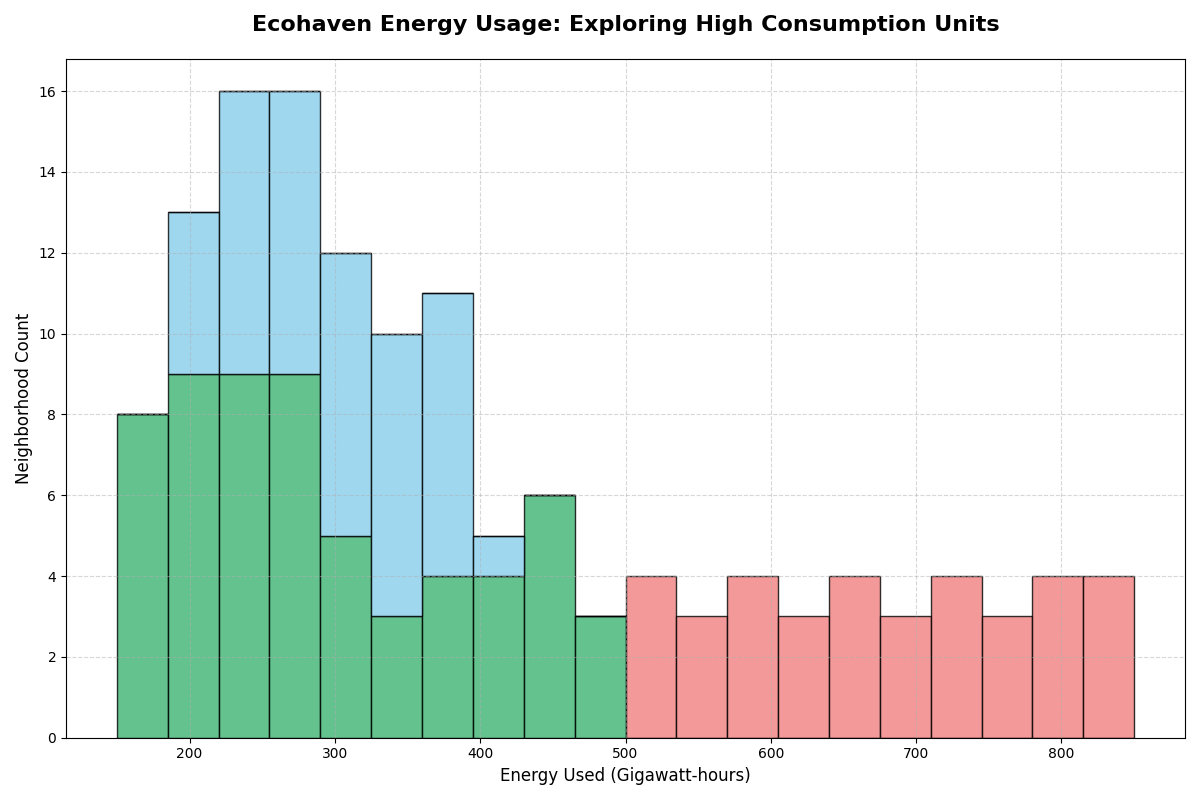

Python code for this plot:
import matplotlib.pyplot as plt

energy_consumption_a = [
    150, 155, 160, 162, 165, 170, 175, 180, 185, 188, 190, 195, 198, 200, 205,
    210, 215, 220, 223, 225, 230, 235, 238, 240, 245, 250, 255, 258, 260, 265,
    270, 275, 278, 280, 285, 290, 295, 300, 310, 320, 330, 340, 350, 360, 370,
    380, 390, 400, 410, 420, 425, 430, 435, 440, 445, 450, 460, 470, 480, 490
]

energy_consumption_b = [
    200, 205, 210, 215, 220, 225, 230, 235, 240, 245, 250, 255, 260, 265, 270,
    275, 280, 285, 290, 295, 300, 305, 310, 315, 320, 325, 330, 335, 340, 345,
    350, 355, 360, 365, 370, 375, 380, 385, 390, 395
]

energy_consumption_c = [
    500, 510, 520, 530, 540, 550, 560, 570, 580, 590, 600, 610, 620, 630, 640,
    650, 660, 670, 680, 690, 700, 710, 720, 730, 740, 750, 760, 770, 780, 790,
    800, 810, 820, 830, 840, 850
]

plt.figure(figsize=(12, 8))
plt.hist(
    [energy_consumption_a, energy_consumption_b, energy_consumption_c],
    bins=20,
    stacked=True,
    color=['mediumseagreen', 'skyblue', 'lightcoral'],
    edgecolor='black',
    alpha=0.8
)

plt.title('Ecohaven Energy Usage: Exploring High Consumption Units', fontsize=16, fontweight='bold', pad=20)
plt.xlabel('Energy Used (Gigawatt-hours)', fontsize=12)
plt.ylabel('Neighborhood Count', fontsize=12)

plt.grid(True, linestyle='--', alpha=0.5)
plt.xticks(fontsize=10)
plt.yticks(fontsize=10)

plt.tight_layout()
plt.show()
